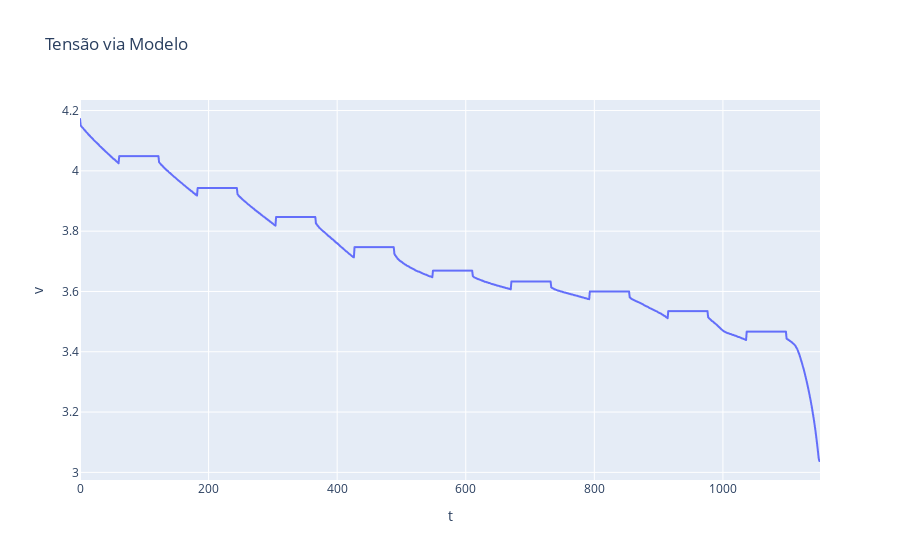

The notebook cell saved with this chart:
### Code cell
fig = px.line(df, x="t", y="v", title='Tensão via Modelo')
fig.show()

### Figure 1 — Plotly figure (JSON) as saved in the notebook; plotly's stock layout.template omitted (floating-point values rounded to 4 significant figures; data arrays with more than 128 entries replaced by an {"elided": "..."} marker saying what was removed)
{"data": [{"hovertemplate": "t=%{x}<br>v=%{y}<extra></extra>", "legendgroup": "", "line": {"color": "#636efa", "dash": "solid"}, "marker": {"symbol": "circle"}, "mode": "lines", "name": "", "showlegend": false, "type": "scattergl", "x": {"elided": "1152 int values"}, "xaxis": "x", "y": {"elided": "1152 float values"}, "yaxis": "y"}], "layout": {"legend": {"tracegroupgap": 0}, "title": {"text": "Tensão via Modelo"}, "xaxis": {"anchor": "y", "domain": [0, 1], "title": {"text": "t"}}, "yaxis": {"anchor": "x", "domain": [0, 1], "title": {"text": "v"}}}}
